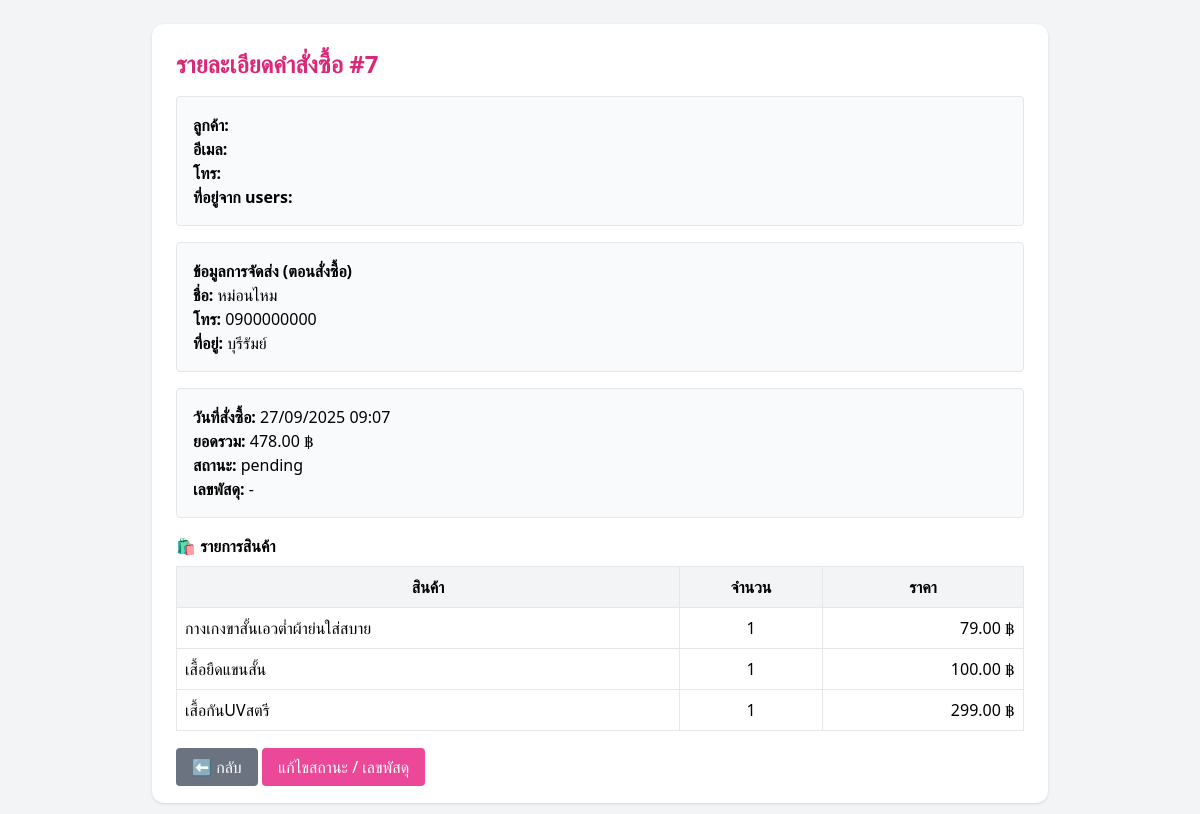
Screenshot of /admin_order_detail.php?order_id=7 with the database file from the repository.
### tables this page shows
CREATE TABLE `orders` (
  `orders_id` int(11) NOT NULL,
  `user_id` int(11) NOT NULL,
  `order_data` varchar(255) NOT NULL,
  `shipping_name` varchar(255) DEFAULT NULL,
  `shipping_phone` varchar(50) DEFAULT NULL,
  `shipping_address` text DEFAULT NULL,
  `total_amount` decimal(10,2) NOT NULL,
  `created` int(11) NOT NULL,
  `status` varchar(50) NOT NULL DEFAULT 'pending',
  `tracking_number` varchar(255) DEFAULT NULL,
  `created_at` timestamp NOT NULL DEFAULT current_timestamp()
);

CREATE TABLE `order_items` (
  `order_items_id` int(11) NOT NULL,
  `order_id` int(11) NOT NULL,
  `product_id` int(11) NOT NULL,
  `quantity` int(11) NOT NULL,
  `price` decimal(10,2) NOT NULL
);

CREATE TABLE `products` (
  `product_id` int(11) NOT NULL,
  `product_name` varchar(255) NOT NULL,
  `description` text NOT NULL,
  `price` decimal(10,0) NOT NULL,
  `image_url` longblob NOT NULL,
  `status` varchar(255) NOT NULL,
  `created_at` date NOT NULL,
  `category` varchar(255) NOT NULL,
  `additional_details` varchar(300) NOT NULL
);

### admin_order_detail.php (the view, shortened to what this page needs)
<?php
require_once 'connectdb.php';
$order_id = intval($_GET['order_id']);
$sql = "SELECT o.*, u.username, u.full_name, u.email, u.phone_number, u.shipping_address AS user_address
        FROM orders o
        LEFT JOIN users u ON o.user_id = u.id
        WHERE o.orders_id = ?";
$stmt = $conn->prepare($sql);
$stmt->bind_param("i", $order_id);
$stmt->execute();
$order = $stmt->get_result()->fetch_assoc();
$sql_items = "SELECT oi.*, p.product_name
              FROM order_items oi
              JOIN products p ON oi.product_id = p.product_id
              WHERE oi.order_id = ?";
$stmt2 = $conn->prepare($sql_items);
$stmt2->bind_param("i", $order_id);
$stmt2->execute();
$items = $stmt2->get_result();
?>
<!DOCTYPE html>
<html lang="th">
<head>
<script src="https://cdn.tailwindcss.com"></script>
</head>
<body class="bg-gray-100 font-Kanit p-6">
<div class="max-w-4xl mx-auto bg-white p-6 rounded-xl shadow">
    <h1 class="text-2xl font-bold text-pink-600 mb-4">รายละเอียดคำสั่งซื้อ #<?php echo $order_id; ?></h1>
    <div class="mb-4 p-4 bg-gray-50 border rounded">
        <p><b>ลูกค้า:</b> <?php echo htmlspecialchars($order['full_name'] ?: $order['username']); ?></p>
        <p><b>อีเมล:</b> <?php echo htmlspecialchars($order['email']); ?></p>
        <p><b>โทร:</b> <?php echo htmlspecialchars($order['phone_number']); ?></p>
        <p><b>ที่อยู่จาก users:</b> <?php echo nl2br(htmlspecialchars($order['user_address'])); ?></p>
    </div>
    <div class="mb-4 p-4 bg-gray-50 border rounded">
        <h2 class="font-semibold">ข้อมูลการจัดส่ง (ตอนสั่งซื้อ)</h2>
        <p><b>ชื่อ:</b> <?php echo htmlspecialchars($order['shipping_name']); ?></p>
        <p><b>โทร:</b> <?php echo htmlspecialchars($order['shipping_phone']); ?></p>
        <p><b>ที่อยู่:</b> <?php echo nl2br(htmlspecialchars($order['shipping_address'])); ?></p>
    </div>
    <div class="mb-4 p-4 bg-gray-50 border rounded">
        <p><b>วันที่สั่งซื้อ:</b> <?php echo date("d/m/Y H:i", $order['created']); ?></p>
        <p><b>ยอดรวม:</b> <?php echo number_format($order['total_amount'], 2); ?> ฿</p>
        <p><b>สถานะ:</b> <?php echo htmlspecialchars($order['status']); ?></p>
        <p><b>เลขพัสดุ:</b> <?php echo htmlspecialchars($order['tracking_number'] ?? '-'); ?></p>
    </div>
    <h2 class="font-semibold mb-2">🛍 รายการสินค้า</h2>
    <table class="w-full border">
        <thead class="bg-gray-100">
            <tr>
                <th class="p-2 border">สินค้า</th>
                <th class="p-2 border">จำนวน</th>
                <th class="p-2 border">ราคา</th>
            </tr>
        </thead>
        <tbody>
            <?php while($it = $items->fetch_assoc()): ?>
            <tr>
                <td class="p-2 border"><?php echo htmlspecialchars($it['product_name']); ?></td>
                <td class="p-2 border text-center"><?php echo $it['quantity']; ?></td>
                <td class="p-2 border text-right"><?php echo number_format($it['price'],2); ?> ฿</td>
            </tr>
            <?php endwhile; ?>
        </tbody>
    </table>
    <div class="mt-6">
        <a href="admin_orders.php" class="px-4 py-2 bg-gray-500 text-white rounded">⬅ กลับ</a>
        <a href="admin_update_tracking.php?order_id=<?php echo $order_id; ?>" class="px-4 py-2 bg-pink-500 text-white rounded">แก้ไขสถานะ / เลขพัสดุ</a>
    </div>
</div>
</body>
</html>

### rows the page displays
orders: shipping_name "หม่อนไหม", shipping_phone "0900000000", shipping_address "บุรีรัมย์", created "27/09/2025 09:07", total_amount "478.00", status "pending", tracking_number "-"
order_items: product.product_name "กางเกงขาสั้นเอวต่ำผ้าย่นใส่สบาย", quantity "1", price "79.00"
order_items: product.product_name "เสื้อยืดแขนสั้น", quantity "1", price "100.00"
order_items: product.product_name "เสื้อกันUVสตรี", quantity "1", price "299.00"

### other values shown
$order_id "7"
